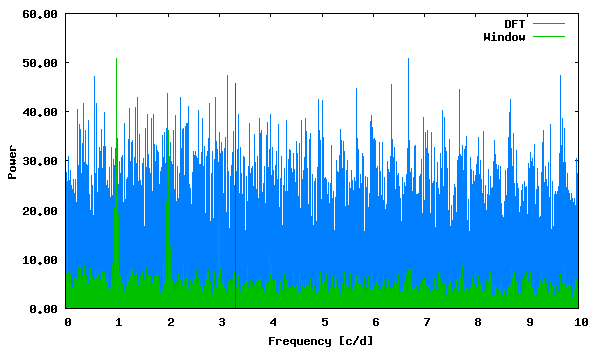

The script that saved this image:
set term png size 600,350 medium
set colors classic
set output "phase_lc_15.deeming.png"
set xlabel "Frequency [c/d]"
set ylabel "Power"
set format y "%5.2f"
plot "deeming.periodogram" using 1:2 with lines linecolor 3 title "DFT", "deeming.periodogram" using 1:3 with lines linecolor 2 title "Window", "<echo '3.307652 45.69384642'" with impulses linecolor 1 title ""
 
